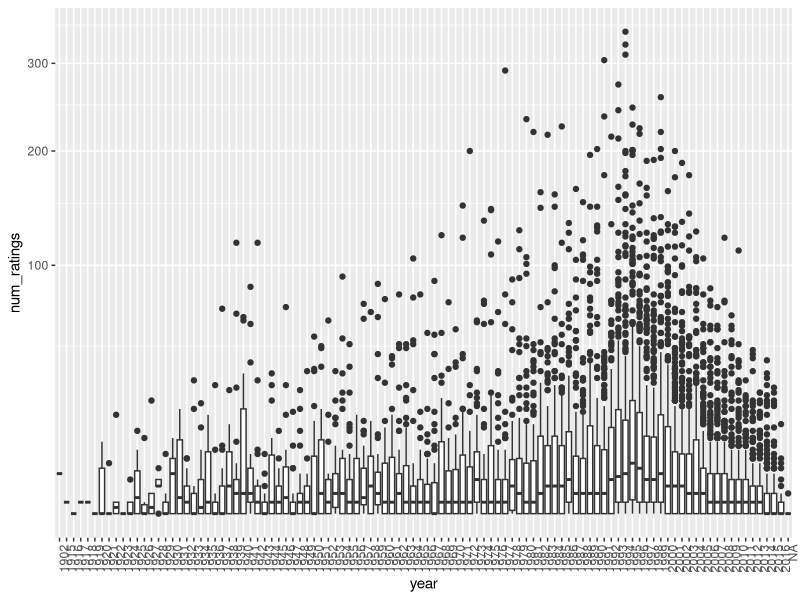

Generate this figure with R: (Note: this script raises an error after producing the figure.)
library(tidyverse)
library(lubridate)
library(dslabs)
data("movielens")

#Compute the number of ratings for each movie and then plot it against the 
#year the movie came out. Use the square root transformation on the y-axis when 
#plotting.
#What year has the highest median number of ratings?
movielens %>% group_by(movieId) %>% 
  summarise(num_ratings = n(), year = as.character(first(year))) %>% 
  qplot(year, num_ratings, data = ., geom = "boxplot") + 
  coord_trans(y = "sqrt") +
  theme(axis.text.x = element_text(angle = 90, hjust = 1))

#Among movies that came out in 1993 or later, select the top 25 movies with 
#the highest average number of ratings per year (n/year), and calculate the 
#average rating of each of them. To calculate number of ratings per year, 
#use 2018 as the end year.
ratings_per_movie <- movielens %>% filter(year >= 1993 & year <= 2018) %>%
  group_by(movieId) %>%
  summarise(num_ratings = n())

inner_join(movielens, ratings_per_movie, movieId=movieId) %>%
  mutate(years = 2018-year, ratings_per_year = num_ratings/years) %>%
  group_by(movieId, title = title, ratings_per_year) %>%
  summarise(avg_rating = mean(rating)) %>%
  arrange(desc(ratings_per_year)) %>%
  top_n(25, ratings_per_year)

###CORRECT ANSWER
movielens %>% 
  filter(year >= 1993) %>%
  group_by(movieId) %>%
  summarize(n = n(), years = 2018 - first(year),
            title = title[1],
            rating = mean(rating)) %>%
  mutate(rate = n/years) %>%
  top_n(25, rate) %>%
  arrange(desc(rate))
###

#Stratify the post-1993 movies by ratings per year and compute their average 
#ratings. To calculate number of ratings per year, use 2018 as the end year. 
#Make a plot of average rating versus ratings per year and show an estimate of 
#the trend.
movielens %>% 
  filter(year >= 1993) %>%
  group_by(movieId) %>%
  summarize(n = n(), years = 2018 - first(year),
            title = title[1],
            rating = mean(rating)) %>%
  mutate(rate = n/years) %>%
  ggplot(aes(rate, rating)) +
  geom_point() +
  geom_smooth()

movielens <- mutate(movielens, date = as_datetime(timestamp))

#Compute the average rating for each week and plot this average against date.
movielens %>% mutate(date = round_date(date, unit = "week")) %>%
  group_by(date) %>%
  summarize(avg_rating = mean(rating)) %>%
  ggplot(aes(date, avg_rating)) +
  geom_point() +
  geom_smooth()

#Define a category as whatever combination appears in this column. Keep only 
#categories with more than 1,000 ratings. Then compute the average and standard
#error for each category. Plot these as error bar plots.
movielens %>% group_by(genres) %>%
  filter(n() > 1000) %>%
  summarise(avg = mean(rating), se = sd(rating)/sqrt(n())) %>%
  mutate(genres = reorder(genres, avg)) %>%
  ggplot(aes(x = genres, y = avg, ymin = avg - 2*se, ymax = avg + 2*se)) + 
  geom_point() +
  geom_errorbar() + 
  theme(axis.text.x = element_text(angle = 90, hjust = 1))
